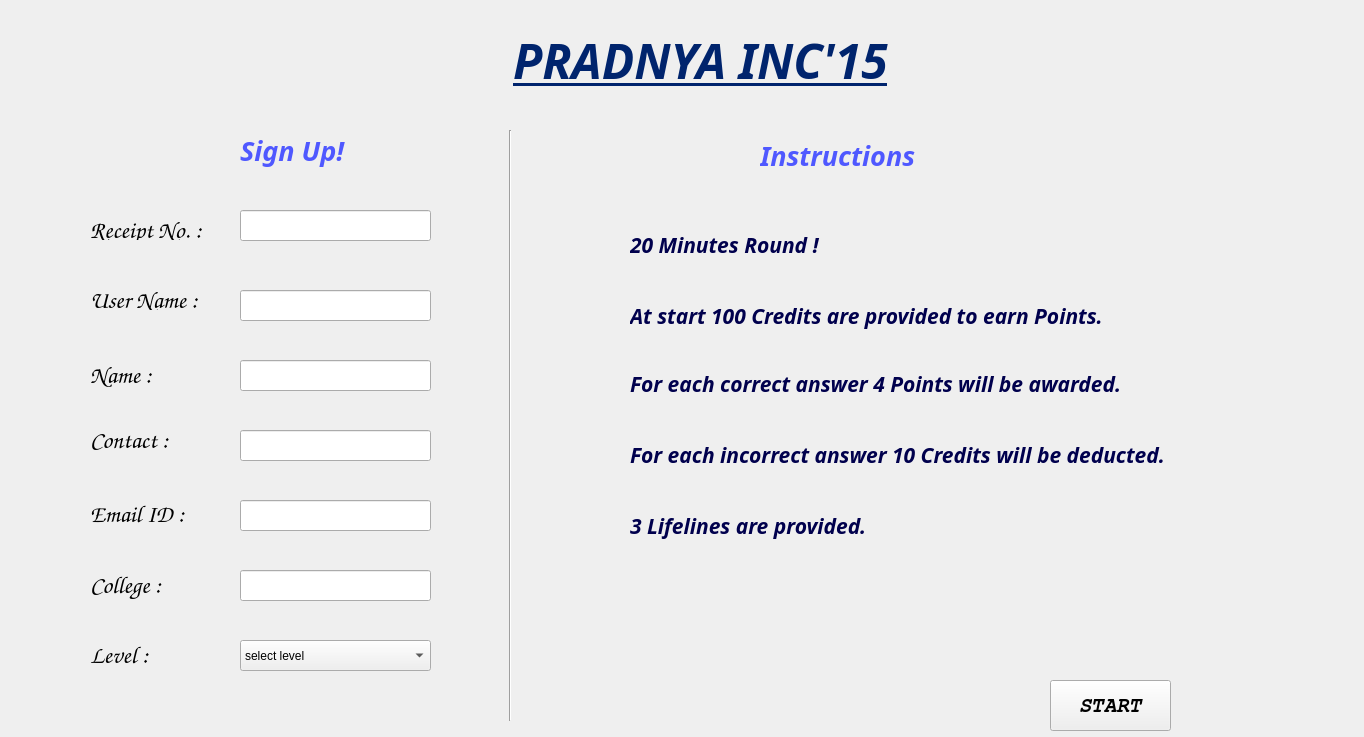
<?xml version="1.0" encoding="UTF-8"?>
<ui version="4.0">
 <class>MainWindow</class>
 <widget class="QMainWindow" name="MainWindow">
  <property name="geometry">
   <rect>
    <x>0</x>
    <y>0</y>
    <width>1364</width>
    <height>737</height>
   </rect>
  </property>
  <property name="windowTitle">
   <string>MainWindow</string>
  </property>
  <property name="autoFillBackground">
   <bool>true</bool>
  </property>
  <widget class="QWidget" name="centralwidget">
   <widget class="QLabel" name="label">
    <property name="geometry">
     <rect>
      <x>0</x>
      <y>0</y>
      <width>1431</width>
      <height>771</height>
     </rect>
    </property>
    <property name="font">
     <font>
      <family>Purisa</family>
      <pointsize>18</pointsize>
      <weight>75</weight>
      <italic>true</italic>
      <bold>true</bold>
     </font>
    </property>
    <property name="text">
     <string/>
    </property>
    <property name="pixmap">
     <pixmap>final_background.jpg</pixmap>
    </property>
   </widget>
   <widget class="QLabel" name="label_6">
    <property name="geometry">
     <rect>
      <x>240</x>
      <y>120</y>
      <width>161</width>
      <height>61</height>
     </rect>
    </property>
    <property name="font">
     <font>
      <family>Purisa</family>
      <pointsize>20</pointsize>
      <weight>75</weight>
      <italic>true</italic>
      <bold>true</bold>
     </font>
    </property>
    <property name="text">
     <string>&lt;html&gt;&lt;head/&gt;&lt;body&gt;&lt;p&gt;&lt;span style=&quot; color:#4f58ff;&quot;&gt;Sign Up!&lt;/span&gt;&lt;/p&gt;&lt;/body&gt;&lt;/html&gt;</string>
    </property>
   </widget>
   <widget class="QPushButton" name="bStart">
    <property name="geometry">
     <rect>
      <x>1050</x>
      <y>680</y>
      <width>121</width>
      <height>51</height>
     </rect>
    </property>
    <property name="font">
     <font>
      <family>FreeMono</family>
      <pointsize>16</pointsize>
      <weight>75</weight>
      <italic>true</italic>
      <bold>true</bold>
     </font>
    </property>
    <property name="styleSheet">
     <string notr="true">#{
rgb(0, 85, 0)
}</string>
    </property>
    <property name="text">
     <string>START</string>
    </property>
   </widget>
   <widget class="QLineEdit" name="leContact">
    <property name="geometry">
     <rect>
      <x>240</x>
      <y>430</y>
      <width>191</width>
      <height>31</height>
     </rect>
    </property>
   </widget>
   <widget class="QLabel" name="label_8">
    <property name="geometry">
     <rect>
      <x>760</x>
      <y>130</y>
      <width>211</width>
      <height>51</height>
     </rect>
    </property>
    <property name="font">
     <font>
      <family>Purisa</family>
      <pointsize>20</pointsize>
      <weight>75</weight>
      <italic>true</italic>
      <bold>true</bold>
     </font>
    </property>
    <property name="text">
     <string>&lt;html&gt;&lt;head/&gt;&lt;body&gt;&lt;p&gt;&lt;span style=&quot; color:#4f58ff;&quot;&gt;Instructions&lt;/span&gt;&lt;/p&gt;&lt;/body&gt;&lt;/html&gt;</string>
    </property>
   </widget>
   <widget class="Line" name="line">
    <property name="geometry">
     <rect>
      <x>500</x>
      <y>130</y>
      <width>20</width>
      <height>591</height>
     </rect>
    </property>
    <property name="styleSheet">
     <string notr="true"/>
    </property>
    <property name="orientation">
     <enum>Qt::Vertical</enum>
    </property>
   </widget>
   <widget class="QLabel" name="label_3">
    <property name="geometry">
     <rect>
      <x>90</x>
      <y>290</y>
      <width>111</width>
      <height>20</height>
     </rect>
    </property>
    <property name="font">
     <font>
      <family>URW Chancery L</family>
      <pointsize>18</pointsize>
      <weight>75</weight>
      <italic>true</italic>
      <bold>true</bold>
     </font>
    </property>
    <property name="text">
     <string>User Name :</string>
    </property>
   </widget>
   <widget class="QLineEdit" name="leUsername">
    <property name="geometry">
     <rect>
      <x>240</x>
      <y>290</y>
      <width>191</width>
      <height>31</height>
     </rect>
    </property>
   </widget>
   <widget class="QLabel" name="label_11">
    <property name="geometry">
     <rect>
      <x>0</x>
      <y>0</y>
      <width>221</width>
      <height>221</height>
     </rect>
    </property>
    <property name="text">
     <string/>
    </property>
    <property name="pixmap">
     <pixmap>pradnyalogo.png</pixmap>
    </property>
   </widget>
   <widget class="QLabel" name="label_9">
    <property name="geometry">
     <rect>
      <x>450</x>
      <y>10</y>
      <width>501</width>
      <height>101</height>
     </rect>
    </property>
    <property name="font">
     <font>
      <family>Purisa</family>
      <pointsize>36</pointsize>
      <weight>75</weight>
      <italic>true</italic>
      <bold>true</bold>
      <underline>true</underline>
     </font>
    </property>
    <property name="text">
     <string>&lt;html&gt;&lt;head/&gt;&lt;body&gt;&lt;p align=&quot;center&quot;&gt;&lt;span style=&quot; color:#00246d;&quot;&gt;PRADNYA INC'15&lt;/span&gt;&lt;/p&gt;&lt;/body&gt;&lt;/html&gt;</string>
    </property>
   </widget>
   <widget class="QLabel" name="label_10">
    <property name="geometry">
     <rect>
      <x>90</x>
      <y>220</y>
      <width>121</width>
      <height>20</height>
     </rect>
    </property>
    <property name="font">
     <font>
      <family>URW Chancery L</family>
      <pointsize>18</pointsize>
      <weight>75</weight>
      <italic>true</italic>
      <bold>true</bold>
     </font>
    </property>
    <property name="text">
     <string>Receipt No. :</string>
    </property>
   </widget>
   <widget class="QLineEdit" name="leCollege">
    <property name="geometry">
     <rect>
      <x>240</x>
      <y>570</y>
      <width>191</width>
      <height>31</height>
     </rect>
    </property>
   </widget>
   <widget class="QLabel" name="label_12">
    <property name="geometry">
     <rect>
      <x>90</x>
      <y>499</y>
      <width>111</width>
      <height>31</height>
     </rect>
    </property>
    <property name="font">
     <font>
      <family>URW Chancery L</family>
      <pointsize>18</pointsize>
      <weight>75</weight>
      <italic>true</italic>
      <bold>true</bold>
     </font>
    </property>
    <property name="text">
     <string>Email ID :</string>
    </property>
   </widget>
   <widget class="QLineEdit" name="leEmailid">
    <property name="geometry">
     <rect>
      <x>240</x>
      <y>500</y>
      <width>191</width>
      <height>31</height>
     </rect>
    </property>
   </widget>
   <widget class="QLineEdit" name="leName">
    <property name="geometry">
     <rect>
      <x>240</x>
      <y>360</y>
      <width>191</width>
      <height>31</height>
     </rect>
    </property>
   </widget>
   <widget class="QLabel" name="label_2">
    <property name="geometry">
     <rect>
      <x>90</x>
      <y>360</y>
      <width>101</width>
      <height>31</height>
     </rect>
    </property>
    <property name="font">
     <font>
      <family>URW Chancery L</family>
      <pointsize>18</pointsize>
      <weight>75</weight>
      <italic>true</italic>
      <bold>true</bold>
     </font>
    </property>
    <property name="text">
     <string>Name :</string>
    </property>
   </widget>
   <widget class="QLineEdit" name="leRecieptno">
    <property name="geometry">
     <rect>
      <x>240</x>
      <y>210</y>
      <width>191</width>
      <height>31</height>
     </rect>
    </property>
   </widget>
   <widget class="QLabel" name="label_4">
    <property name="geometry">
     <rect>
      <x>90</x>
      <y>570</y>
      <width>111</width>
      <height>31</height>
     </rect>
    </property>
    <property name="font">
     <font>
      <family>URW Chancery L</family>
      <pointsize>18</pointsize>
      <weight>75</weight>
      <italic>true</italic>
      <bold>true</bold>
     </font>
    </property>
    <property name="text">
     <string>College :</string>
    </property>
   </widget>
   <widget class="QLabel" name="label_5">
    <property name="geometry">
     <rect>
      <x>90</x>
      <y>430</y>
      <width>111</width>
      <height>21</height>
     </rect>
    </property>
    <property name="font">
     <font>
      <family>URW Chancery L</family>
      <pointsize>18</pointsize>
      <weight>75</weight>
      <italic>true</italic>
      <bold>true</bold>
     </font>
    </property>
    <property name="text">
     <string>Contact :</string>
    </property>
   </widget>
   <widget class="QLabel" name="label_7">
    <property name="geometry">
     <rect>
      <x>560</x>
      <y>190</y>
      <width>691</width>
      <height>491</height>
     </rect>
    </property>
    <property name="text">
     <string/>
    </property>
    <property name="pixmap">
     <pixmap>bull_try2.png</pixmap>
    </property>
   </widget>
   <widget class="QLabel" name="label_13">
    <property name="geometry">
     <rect>
      <x>630</x>
      <y>230</y>
      <width>721</width>
      <height>431</height>
     </rect>
    </property>
    <property name="minimumSize">
     <size>
      <width>651</width>
      <height>0</height>
     </size>
    </property>
    <property name="font">
     <font>
      <family>Purisa</family>
      <pointsize>14</pointsize>
      <weight>75</weight>
      <italic>true</italic>
      <bold>true</bold>
     </font>
    </property>
    <property name="text">
     <string>&lt;html&gt;&lt;head/&gt;&lt;body&gt;&lt;p&gt;&lt;span style=&quot; font-size:16pt; color:#00004d;&quot;&gt;20 Minutes Round !&lt;/span&gt;&lt;/p&gt;&lt;p&gt;&lt;span style=&quot; font-size:16pt; color:#00004d;&quot;&gt;&lt;br/&gt;&lt;/span&gt;&lt;span style=&quot; font-size:16pt; color:#00004d;&quot;&gt;At start 100 Credits are provided to earn Points.&lt;/span&gt;&lt;span style=&quot; font-size:16pt; color:#00004d;&quot;&gt;&lt;br/&gt;&lt;/span&gt;&lt;/p&gt;&lt;p&gt;&lt;span style=&quot; font-size:16pt; color:#00004d;&quot;&gt;For each correct answer 4 Points will be awarded.&lt;/span&gt;&lt;/p&gt;&lt;p&gt;&lt;span style=&quot; font-size:16pt; color:#00004d;&quot;&gt;&lt;br/&gt;&lt;/span&gt;&lt;span style=&quot; font-size:16pt; color:#00004d;&quot;&gt;For each incorrect answer 10 Credits will be deducted.&lt;/span&gt;&lt;/p&gt;&lt;p&gt;&lt;span style=&quot; font-size:16pt; color:#00004d;&quot;&gt;&lt;br/&gt;&lt;/span&gt;&lt;span style=&quot; font-size:16pt; color:#00004d;&quot;&gt;3 Lifelines are provided.&lt;/span&gt;&lt;/p&gt;&lt;/body&gt;&lt;/html&gt;</string>
    </property>
    <property name="alignment">
     <set>Qt::AlignLeading|Qt::AlignLeft|Qt::AlignTop</set>
    </property>
   </widget>
   <widget class="QLabel" name="label_14">
    <property name="geometry">
     <rect>
      <x>90</x>
      <y>640</y>
      <width>111</width>
      <height>31</height>
     </rect>
    </property>
    <property name="font">
     <font>
      <family>URW Chancery L</family>
      <pointsize>18</pointsize>
      <weight>75</weight>
      <italic>true</italic>
      <bold>true</bold>
     </font>
    </property>
    <property name="text">
     <string>Level :</string>
    </property>
   </widget>
   <widget class="QComboBox" name="cbLevel">
    <property name="geometry">
     <rect>
      <x>240</x>
      <y>640</y>
      <width>191</width>
      <height>31</height>
     </rect>
    </property>
    <item>
     <property name="text">
      <string>select level</string>
     </property>
    </item>
    <item>
     <property name="text">
      <string>Junior</string>
     </property>
    </item>
    <item>
     <property name="text">
      <string>Senior</string>
     </property>
    </item>
   </widget>
   <widget class="QLabel" name="label_15">
    <property name="geometry">
     <rect>
      <x>1170</x>
      <y>650</y>
      <width>111</width>
      <height>81</height>
     </rect>
    </property>
    <property name="text">
     <string/>
    </property>
    <property name="pixmap">
     <pixmap>like_thumsup.png</pixmap>
    </property>
   </widget>
  </widget>
 </widget>
 <tabstops>
  <tabstop>leRecieptno</tabstop>
  <tabstop>leUsername</tabstop>
  <tabstop>leName</tabstop>
  <tabstop>leContact</tabstop>
  <tabstop>leEmailid</tabstop>
  <tabstop>leCollege</tabstop>
  <tabstop>bStart</tabstop>
 </tabstops>
 <resources/>
 <connections/>
</ui>
